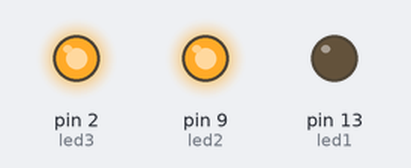
A sketch run on a simulated Arduino Uno, built with avr-gcc and run on an emulated ATmega328P. Parts: output pins drawn as LEDs (lit = HIGH).

Above: at 1.1 s.
At 2.6 s:
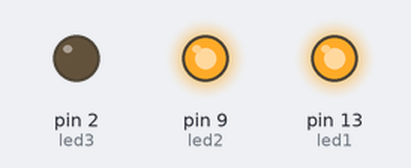
Timing chart, 0 to 3.3 s (numbered marks = the images above):
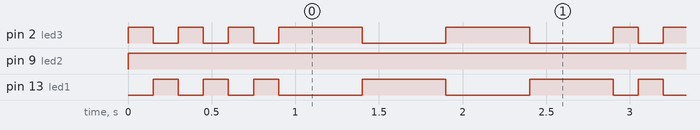

The sketch:

two_colour.ino
```cpp
int led1 = 13;
int led2 = 9;
int led3 = 2;
void setup() {
  // put your setup code here, to run once:

pinMode (led1,OUTPUT);
pinMode (led2,OUTPUT);
pinMode (led3,OUTPUT);
}

void loop() {
digitalWrite(led1,LOW);
digitalWrite(led2,HIGH);
digitalWrite(led3,HIGH);
delay(150);
digitalWrite(led1,HIGH);
digitalWrite(led2,HIGH);
digitalWrite(led3,LOW);
delay(150);
digitalWrite(led1,LOW);
digitalWrite(led2,HIGH);
digitalWrite(led3,HIGH);
delay(150);
digitalWrite(led1,HIGH);
digitalWrite(led2,HIGH);
digitalWrite(led3,LOW);
delay(150);digitalWrite(led1,LOW);
digitalWrite(led2,HIGH);
digitalWrite(led3,HIGH);
delay(150);
digitalWrite(led1,HIGH);
digitalWrite(led2,HIGH);
digitalWrite(led3,LOW);
delay(150);

digitalWrite(led1,LOW);
digitalWrite(led2,HIGH);
digitalWrite(led3,HIGH);
delay(500);
digitalWrite(led1,HIGH);
digitalWrite(led2,HIGH);
digitalWrite(led3,LOW);
delay(500);
digitalWrite(led1,LOW);
digitalWrite(led2,HIGH);
digitalWrite(led3,HIGH);
delay(500);
digitalWrite(led1,HIGH);
digitalWrite(led2,HIGH);
digitalWrite(led3,LOW);
delay(500);
}
```

Measured:
- by itself, pin 2 (led3): repeats every 2.9 s: 2 × (LOW 0.15 s, HIGH 0.15 s), LOW 0.15 s, 2 × (HIGH 0.50 s, LOW 0.50 s), HIGH 0.15 s
- by itself, pin 9 (led2): LOW → HIGH at 0.00 s
- by itself, pin 13 (led1): repeats every 2.9 s: 2 × (LOW 0.15 s, HIGH 0.15 s), 2 × (LOW 0.50 s, HIGH 0.50 s), LOW 0.15 s, HIGH 0.15 s
